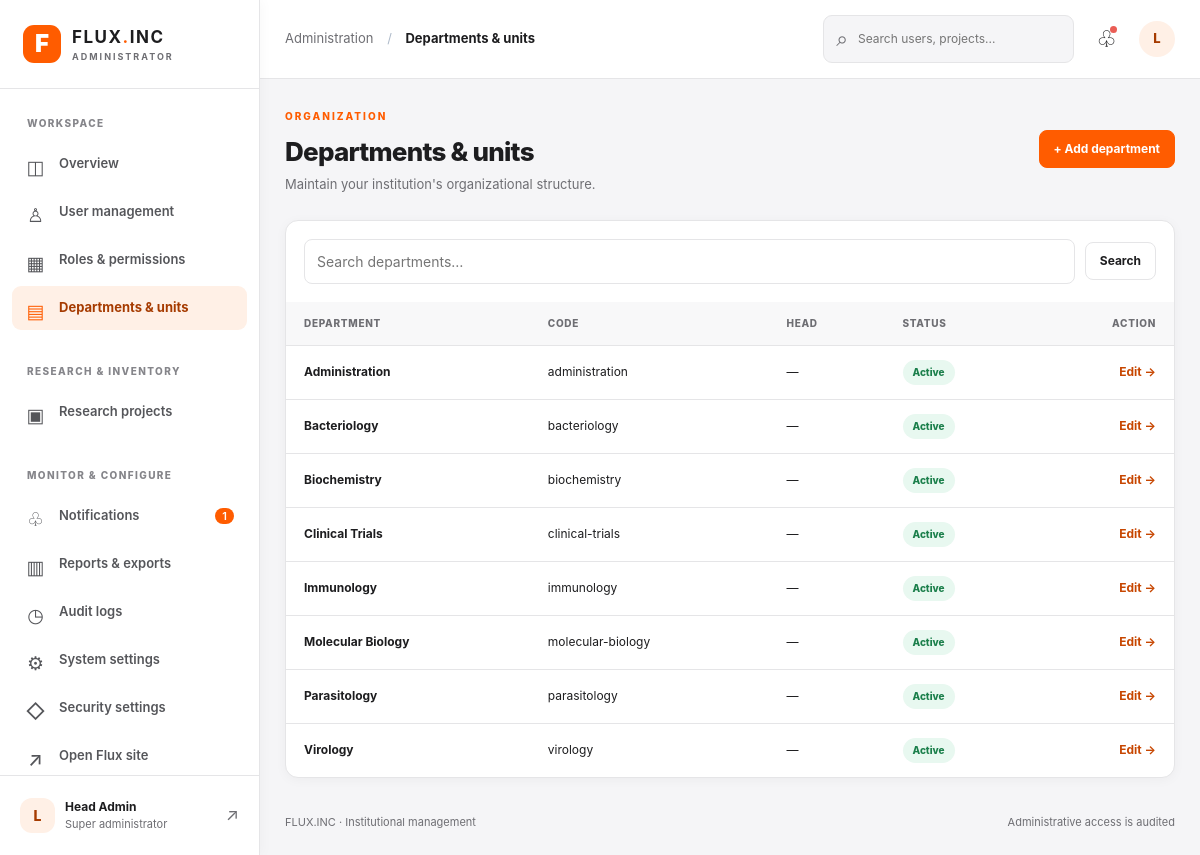
The page /control/departments/ (signed in) on the database its author committed.
### control/models.py (models this page shows, shortened)
class Department(models.Model):
    name = models.CharField(max_length=160, unique=True)
    code = models.SlugField(max_length=50, unique=True)
    head = models.ForeignKey(settings.AUTH_USER_MODEL, null=True, blank=True,
                             on_delete=models.SET_NULL, related_name='headed_flux_departments')
    description = models.TextField(blank=True)
    is_active = models.BooleanField(default=True)
    created_at = models.DateTimeField(auto_now_add=True)
    updated_at = models.DateTimeField(auto_now=True)
    class Meta:
        ordering = ['name']

### control/views.py (the view)
# urls.py: path('departments/', views.departments, name='departments'),
@protected('control.view_department')
def departments(request):
    qs = Department.objects.select_related('head').order_by('name')
    q = request.GET.get('q', '').strip()[:80]
    if q:
        qs = qs.filter(Q(name__icontains=q) | Q(code__icontains=q))
    return template(request, 'departments', page_title='Departments & units',
                    records=page(qs, request), query=q,
                    can_edit=has(request, 'control.change_department'),
                    can_add=has(request, 'control.add_department'))

### control/views.py (called while the page is built)
def protected(permission=None, superuser=False):
    def decorator(view):
        @wraps(view)
        def wrapper(request, *args, **kwargs):
            if not request.user.is_authenticated:
                return redirect(f"{reverse('login')}?next={request.path}")
            if not request.user.is_active or not request.user.is_staff:
                raise PermissionDenied('Administrator access only')
            if superuser and not request.user.is_superuser:
                raise PermissionDenied('Only a super-administrator can make this change')
            if permission and not request.user.has_perm(permission):
                raise PermissionDenied('You lack this administration permission')
            return view(request, *args, **kwargs)
        return wrapper
    return decorator

def template(request, view_name, **context):
    context['section'] = view_name
    context['page_title'] = context.get('page_title', view_name.replace('_', ' ').title())
    context['unread_count'] = AdminNotification.objects.filter(recipient=request.user, read_at__isnull=True).count()
    context['portal_name'] = PortalSettings.objects.filter(pk=1).values_list('institution_name', flat=True).first() or 'Flux.Inc'
    return render(request, f'control/{view_name}.html', context)

def page(queryset, request, count=20):
    from django.core.paginator import Paginator
    return Paginator(queryset, count).get_page(request.GET.get('page'))

def has(request, permission):
    return request.user.has_perm(permission)

### inventory/context_processors.py (called while the page is built, shortened)
def admin_dashboard_projects(request):
    if (
        not request.path.startswith('/admin/')
        or not request.user.is_authenticated
        or not request.user.has_perm('inventory.view_project')
    ):
        return {'admin_dashboard_projects': ()}

### control/templates/control/departments.html
{% extends 'control/base.html' %}{% block content %}<div class="page-head"><div><span class="eyebrow">ORGANIZATION</span><h1>Departments & units</h1><p>Maintain your institution's organizational structure.</p></div>{% if can_add %}<a class="button primary" href="{% url 'control:department_create' %}">+ Add department</a>{% endif %}</div><section class="panel"><form method="get" class="filterbar"><input class="field-control" name="q" placeholder="Search departments…" value="{{ query }}" aria-label="Search departments"><button class="button secondary">Search</button></form><div class="table-scroll"><table><thead><tr><th>Department</th><th>Code</th><th>Head</th><th>Status</th><th class="numeric">Action</th></tr></thead><tbody>{% for d in records %}<tr><td><strong>{{ d.name }}</strong></td><td>{{ d.code }}</td><td>{% if d.head %}{{ d.head.get_full_name|default:d.head.username }}{% else %}—{% endif %}</td><td>{% if d.is_active %}<span class="status success">Active</span>{% else %}<span class="status neutral">Inactive</span>{% endif %}</td><td class="numeric">{% if can_edit %}<a class="inline-link" href="{% url 'control:department_edit' d.pk %}">Edit →</a>{% endif %}</td></tr>{% empty %}<tr><td colspan="5"><div class="empty-state">No departments configured. Existing users' department labels are preserved.</div></td></tr>{% endfor %}</tbody></table></div>{% include 'control/partials/pager.html' %}</section>{% endblock %}

### control/templates/control/base.html (shortened to what this page needs)
{% load static %}<!doctype html>
<html lang="en">
<head>
<link rel="icon" href="{% static 'images/Icon.png' %}"><link rel="stylesheet" href="{% static 'control/portal.css' %}?v=3"><link rel="stylesheet" href="{% static 'control/portal_refined.css' %}?v=1">
</head>
<body>
<div class="app-frame">
<aside class="sidebar" id="navigation" aria-label="Administration navigation">
 <div class="brand"><a href="{% url 'control:overview' %}" aria-label="Flux admin home"><span class="brand-icon">F</span><span><strong>FLUX<span class="brand-dot">.</span>INC</strong><small>ADMINISTRATOR</small></span></a><button type="button" id="sidebar-close" aria-label="Close navigation">✕</button></div>
 <nav class="side-links">
 <span class="nav-label">WORKSPACE</span>
 <a class="nav-link {% if section == 'overview' %}selected{% endif %}" href="{% url 'control:overview' %}"><span class="nav-icon">◫</span> Overview</a>
 {% if perms.auth.view_user %}<a class="nav-link " href="{% url 'control:users' %}"><span class="nav-icon">♙</span> User management</a>{% endif %}
 {% if perms.auth.view_group %}<a class="nav-link {% if section == 'roles' or section == 'role_form' %}selected{% endif %}" href="{% url 'control:roles' %}"><span class="nav-icon">▦</span> Roles & permissions</a>{% endif %}
 {% if perms.control.view_department %}<a class="nav-link {% if section == 'departments' or section == 'department_form' %}selected{% endif %}" href="{% url 'control:departments' %}"><span class="nav-icon">▤</span> Departments & units</a>{% endif %}
 {% if perms.inventory.view_project %}<span class="nav-label spaced">RESEARCH & INVENTORY</span><a class="nav-link" href="{% url 'admin:inventory_project_changelist' %}"><span class="nav-icon">▣</span> Research projects</a>{% endif %}
 <span class="nav-label spaced">MONITOR & CONFIGURE</span>
 <a class="nav-link {% if section == 'notifications' %}selected{% endif %}" href="{% url 'control:notifications' %}"><span class="nav-icon">♧</span> Notifications{% if unread_count %}<span class="nav-count">{{ unread_count }}</span>{% endif %}</a>
 <a class="nav-link {% if section == 'reports' %}selected{% endif %}" href="{% url 'control:reports' %}"><span class="nav-icon">▥</span> Reports & exports</a>
 {% if perms.control.view_adminaudit %}<a class="nav-link {% if section == 'audit_logs' %}selected{% endif %}" href="{% url 'control:audit' %}"><span class="nav-icon">◷</span> Audit logs</a>{% endif %}
 {% if perms.control.view_portalsettings %}<a class="nav-link {% if section == 'settings' %}selected{% endif %}" href="{% url 'control:settings' %}"><span class="nav-icon">⚙</span> System settings</a>{% endif %}
 {% if request.user.is_superuser %}<a class="nav-link {% if section == 'security' %}selected{% endif %}" href="{% url 'control:security' %}"><span class="nav-icon">◇</span> Security settings</a>{% endif %}
 <a class="nav-link" href="{% url 'home' %}"><span class="nav-icon">↗</span> Open Flux site</a>
 </nav>
 <div class="sidebar-foot"><div class="sidebar-avatar">{{ request.user.username|first|upper }}</div><div class="sidebar-identity"><strong>{{ request.user.get_full_name|default:request.user.username|truncatechars:25 }}</strong><small>{% if request.user.is_superuser %}Super administrator{% else %}Administrator{% endif %}</small></div><a href="{% url 'control:profile' %}" class="sidebar-profile" title="Profile" aria-label="My profile">↗</a></div>
</aside>
<div class="workspace"><header class="topbar">
<div class="topbar-left"><span class="breadcrumb">Administration <span>/</span> <strong>{{ page_title }}</strong></span></div>
<div class="topbar-right"><form class="global-search" action="{% url 'control:search' %}" method="get" role="search"><label class="sr-only" for="global-q">Search administrators records</label><span>⌕</span><input id="global-q" name="q" placeholder="Search users, projects..." value="{{ query|default:'' }}"></form><a class="icon-button notification-button" href="{% url 'control:notifications' %}" aria-label="Notifications">♧{% if unread_count %}<i></i>{% endif %}</a><a class="top-avatar" href="{% url 'control:profile' %}" aria-label="Open profile">{{ request.user.username|first|upper }}</a></div>
</header>
<main id="main" class="main-area" tabindex="-1">
 {% block content %}{% endblock %}
 <footer class="main-footer"><span>FLUX.INC · Institutional management</span><span>Administrative access is audited</span></footer>
</main></div></div><div id="screen-shade" class="screen-shade"></div>
</body></html>

### control/static/control/portal_refined.css (style rules this page uses)
:root { color-scheme: light; --bg: #f5f5f7; --panel: #fff; --fg: #1d1d1f; --muted: #6e6e73; --border: #e5e5e7; --nav: #fff; --nav-text: #55565a; --accent: #ff5c00; --accent-hover: #c74600; --accent-pale: #fff3eb; --hover: #f8f8f9; --success: #1b7f4b; --success-pale: #e8f8f0; --danger: #b42318; --shadow: 0 2px 12px rgb(20 24 32 / 4%); }
html, body { color-scheme: light; background: var(--bg); color: var(--fg); }
.sidebar { color: var(--fg); background: #fff; border-right: 1px solid var(--border); box-shadow: 2px 0 12px rgb(20 24 32 / 3%); }
.brand { border-bottom-color: var(--border); }
.brand-icon { background: var(--accent); box-shadow: none; }
.brand-dot { color: var(--accent); }
.brand small, .sidebar-identity small { color: var(--muted); }
.nav-label { color: #85858a; }
.nav-link { color: var(--nav-text); }
.nav-link.selected { color: #a63b00; background: #fff0e6; }
.nav-link.selected .nav-icon { color: var(--accent); }
.nav-count { background: var(--accent); }
.sidebar-foot { border-top-color: var(--border); }
.sidebar-profile { color: var(--muted); }
.sidebar-avatar, .top-avatar, .mini-avatar, .large-avatar { color: #a63b00; background: #fff0e6; }
.topbar { background: #fff; border-bottom-color: var(--border); }
.button.primary { color: #fff; background: var(--accent); border-color: var(--accent); }
.button.secondary { color: var(--fg); background: #fff; border-color: var(--border); }
.stat-card, .panel, .form-panel, .detail-panel, .role-card, .report-item { background: #fff; border-color: var(--border); box-shadow: var(--shadow); }
.stat-arrow, .inline-link, .attention-row > span:last-child { color: var(--accent-hover); }

### rows shown on the page
Department: name "Administration", code "administration", is_active "Active"
Department: name "Bacteriology", code "bacteriology", is_active "Active"
Department: name "Biochemistry", code "biochemistry", is_active "Active"
Department: name "Clinical Trials", code "clinical-trials", is_active "Active"
Department: name "Immunology", code "immunology", is_active "Active"
Department: name "Molecular Biology", code "molecular-biology", is_active "Active"
Department: name "Parasitology", code "parasitology", is_active "Active"
Department: name "Virology", code "virology", is_active "Active"

### other values the page prints
{{ unread_count }} "1"
{{ request.user.username|first|upper }} "L"
{{ page_title }} "Departments & units"
